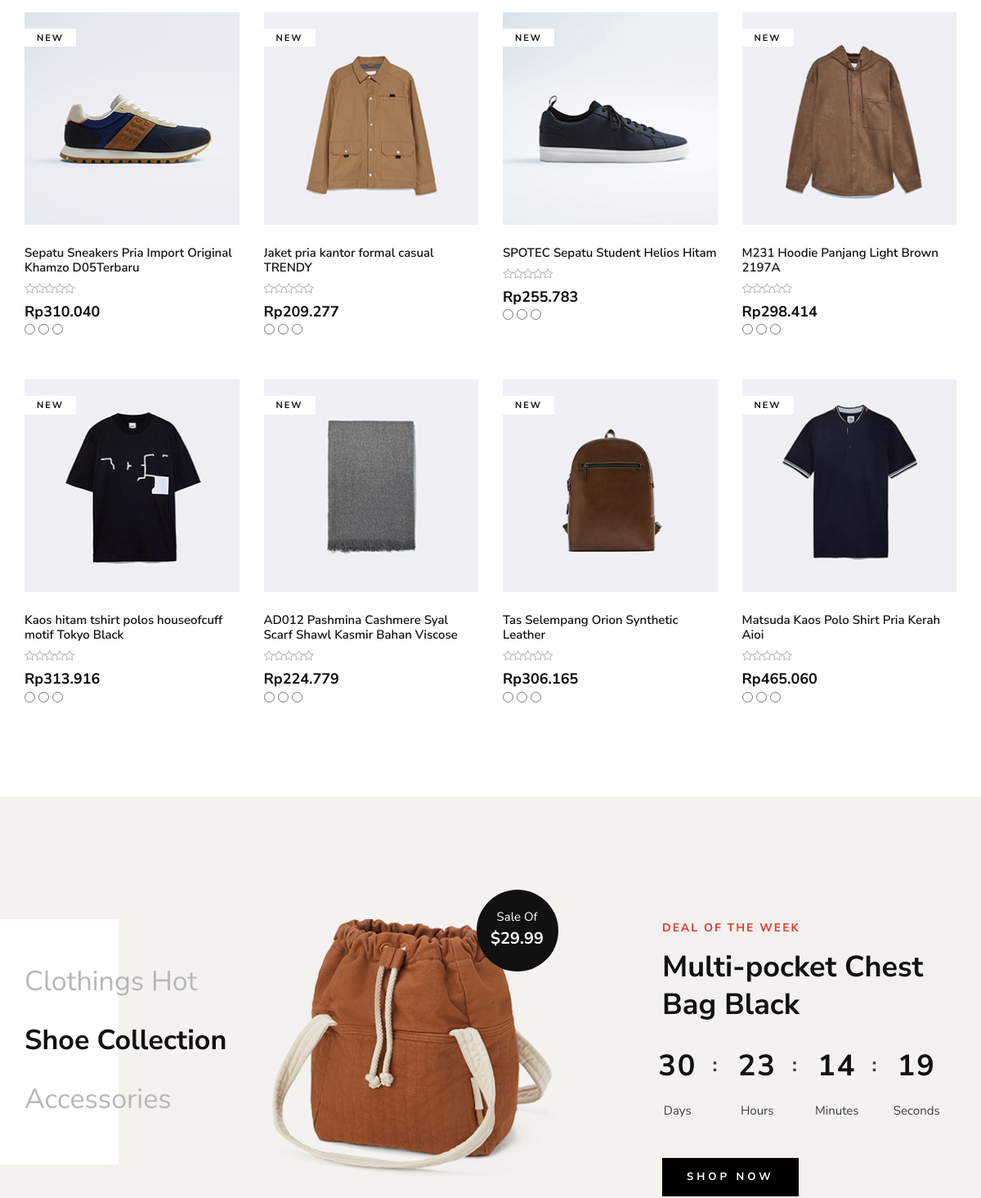
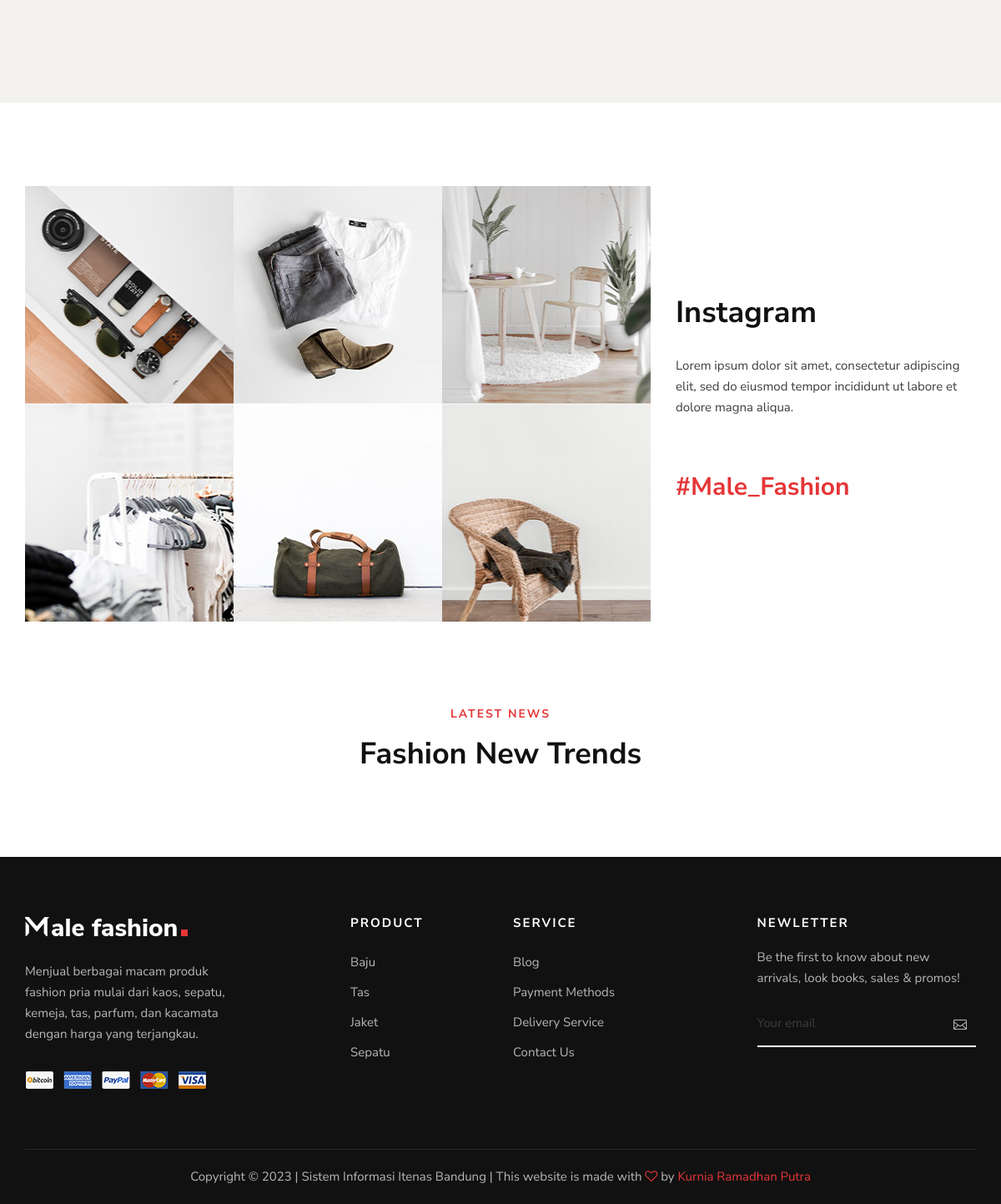
Before: / (lower part) with the older database file (2 pictures, top to bottom).
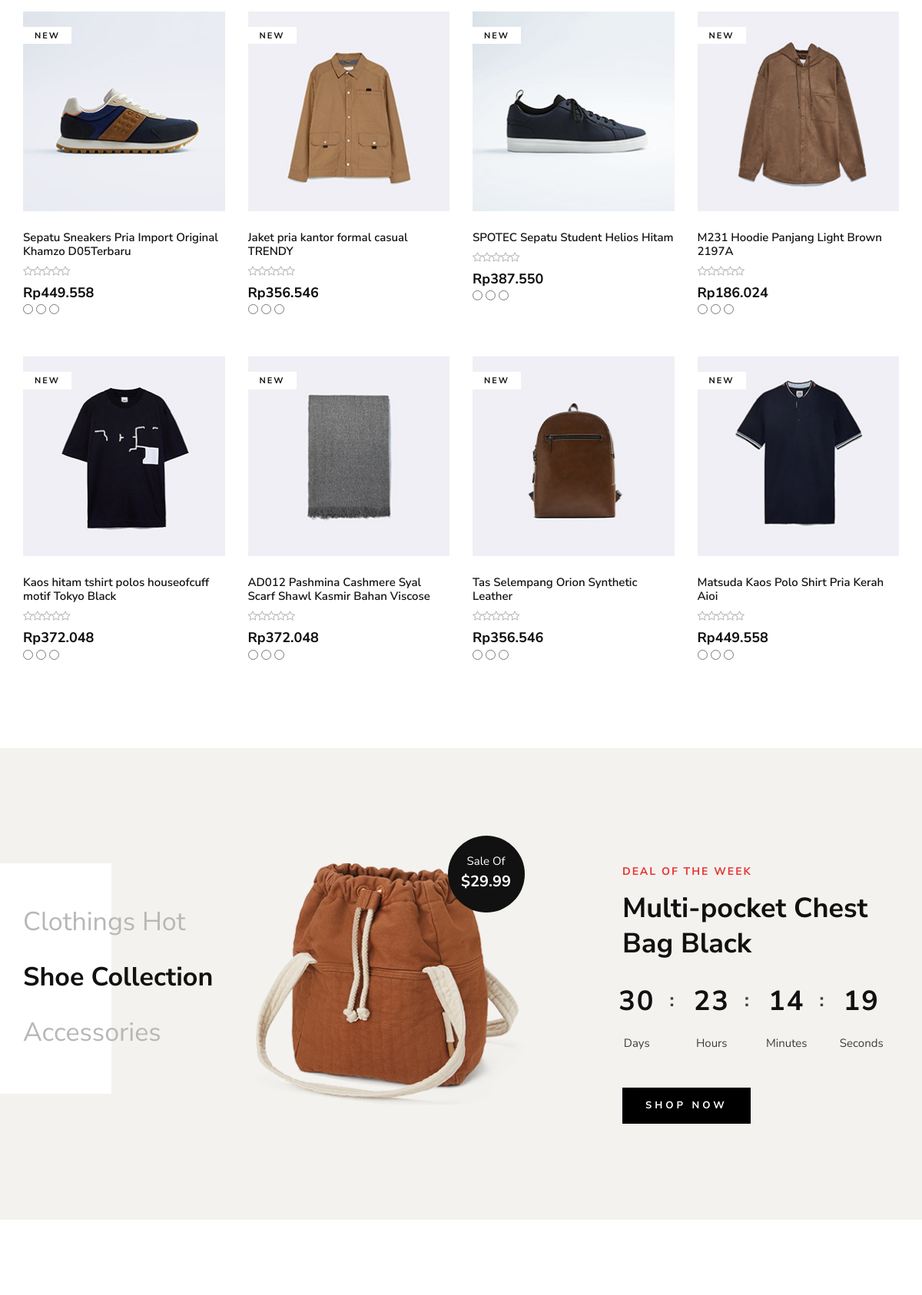
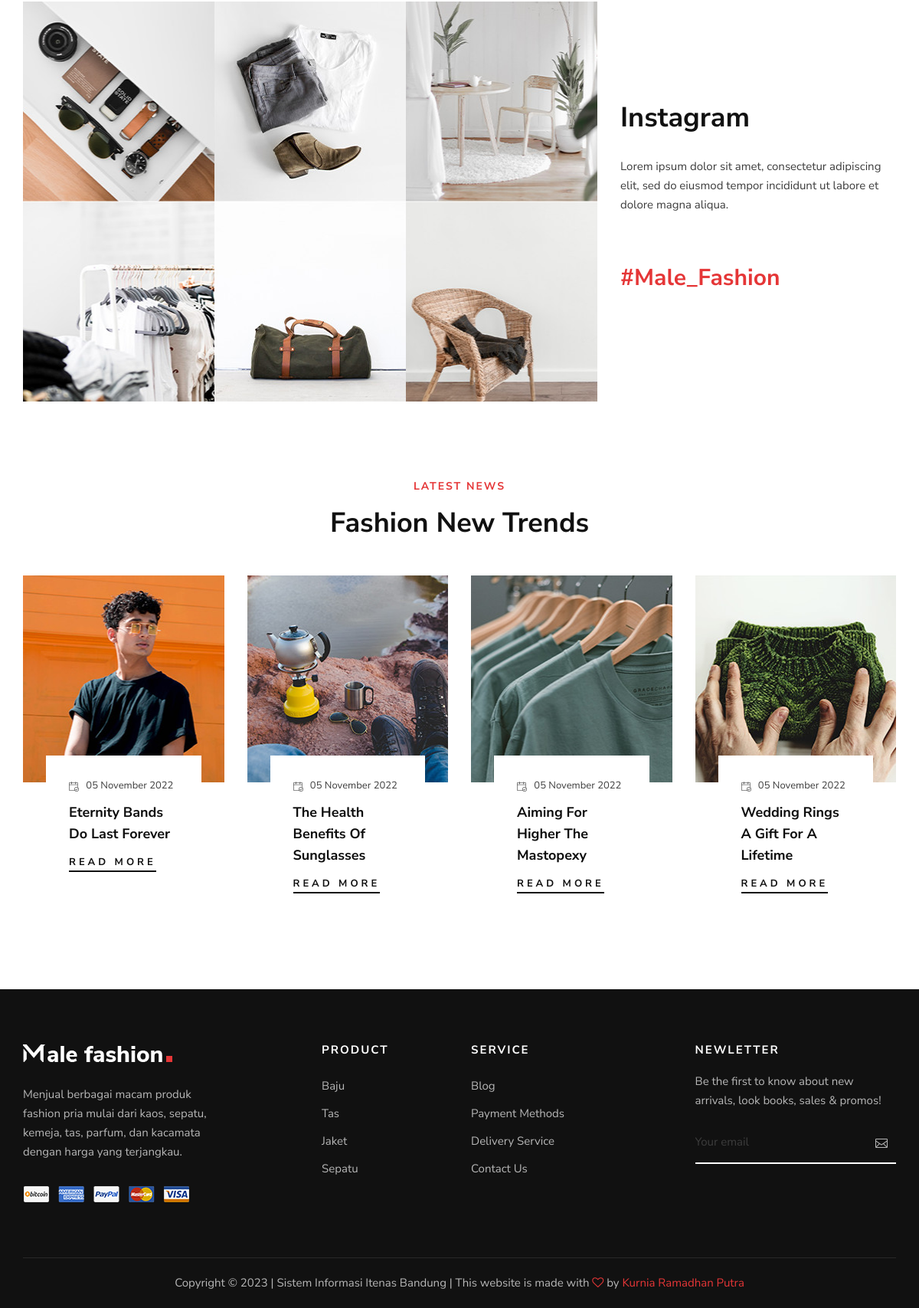
After: the same page with the newer database file (2 pictures, top to bottom).
### tables this page shows
CREATE TABLE `products` (
  `product_id` int(11) NOT NULL,
  `product_name` varchar(100) DEFAULT NULL,
  `product_brand` varchar(100) DEFAULT NULL,
  `product_category` varchar(100) DEFAULT NULL,
  `product_description` varchar(255) DEFAULT NULL,
  `product_criteria` varchar(50) DEFAULT NULL,
  `product_image1` varchar(100) DEFAULT NULL,
  `product_image2` varchar(100) DEFAULT NULL,
  `product_image3` varchar(100) DEFAULT NULL,
  `product_image4` varchar(100) DEFAULT NULL,
  `product_price` decimal(10,2) DEFAULT NULL,
  `special_offer` decimal(10,2) DEFAULT NULL,
  `product_color` varchar(50) DEFAULT NULL
);

CREATE TABLE `blogs` (
  `blog_id` int(11) NOT NULL,
  `blog_title` varchar(100) DEFAULT NULL,
  `blog_description` text DEFAULT NULL,
  `blog_quotes` text DEFAULT NULL,
  `blog_quotes_writer` varchar(100) DEFAULT NULL,
  `blog_image` varchar(100) DEFAULT NULL,
  `blog_image2` varchar(100) DEFAULT NULL,
  `blog_tags` varchar(255) DEFAULT NULL,
  `blog_date` date DEFAULT current_timestamp(),
  `admin_id` int(11) NOT NULL
);

### server/controller_favourite_product.php (called while the page is built)
<?php
include('connection.php');
$query_fav_product = "SELECT * FROM products WHERE product_criteria = 'favourite' LIMIT 8";
$stmt_fav_product = $conn->prepare($query_fav_product);
$stmt_fav_product->execute();
$fav_products = $stmt_fav_product->get_result();

### server/controller_blog.php (called while the page is built)
<?php
include('connection.php');
$query_blog = "SELECT * FROM blogs ORDER BY blog_date DESC LIMIT 4";
$stmt_limit_blog = $conn->prepare($query_blog);
$stmt_limit_blog->execute();
$limit_blogs = $stmt_limit_blog->get_result();

### index.php (the view, shortened to what the changed rows need)
<?php include('server/controller_favourite_product.php');
include('server/controller_blog.php');
include('layouts/header.php');
?>
<section class="product spad">
    <div class="container">
        <div class="row product__filter">
            <?php while ($row = $fav_products->fetch_assoc()) { ?>
                <div class="col-lg-3 col-md-6 col-sm-6 col-md-6 col-sm-6 mix new-arrivals">
                    <div class="product__item">
                        <div class="product__item__pic set-bg" data-setbg="img/product/<?php echo $row['product_image1']; ?>">
                            <span class="label">New</span>
                        </div>
                        <div class="product__item__text">
                            <h6><?php echo $row['product_name']; ?></h6>
                            <div class="rating">
                                <i class="fa fa-star-o"></i>
                                <i class="fa fa-star-o"></i>
                                <i class="fa fa-star-o"></i>
                                <i class="fa fa-star-o"></i>
                                <i class="fa fa-star-o"></i>
                            </div>
                            <h5><?php echo setRupiah(($row['product_price'] * $kurs_dollar)); ?></h5>
                            <div class="product_color_select">
                                <label for="pc-1">
                                    <input type="radio" id="pc-1">
                                </label>
                                <label class="active black" for="pc-2">
                                    <input type="radio" id="pc-2">
                                </label>
                                <label class="grey" for="pc-3">
                                    <input type="radio" id="pc-3">
                                </label>
                            </div>
                        </div>
                    </div>
                </div>
            <?php } ?>
        </div>
    </div>
</section>
<section class="categories spad">
    <div class="container">
        <div class="row">
            <div class="col-lg-3">
                <div class="categories__text">
                    <h2>Clothings Hot <br /> <span>Shoe Collection</span> <br /> Accessories</h2>
                </div>
            </div>
            <div class="col-lg-4 offset-lg-1">
                <div class="categories__deal__countdown">
                    <h2>Multi-pocket Chest Bag Black</h2>
                </div>
            </div>
        </div>
    </div>
</section>
<section class="instagram spad">
    <div class="container">
        <div class="row">
            <div class="col-lg-4">
                <div class="instagram__text">
                    <h2>Instagram</h2>
                </div>
            </div>
        </div>
    </div>
</section>
<section class="latest spad">
    <div class="container">
        <div class="row">
            <div class="col-lg-12">
                <div class="section-title">
                    <h2>Fashion New Trends</h2>
                </div>
            </div>
        </div>
        <div class="row">
            <?php while ($blog = $limit_blogs->fetch_assoc()) { ?>
                <div class="col-lg-3 col-md-6 col-sm-6">
                    <div class="blog__item">
                        <div class="blog__item__pic set-bg" data-setbg="<?php echo 'img/blog/' . $blog['blog_image']; ?>"></div>
                        <div class="blog__item__text">
                            <span><img src="img/icon/calendar.png" alt=""> <?php echo date('d F Y', strtotime($blog['blog_date'])); ?></span>
                            <h5><?php echo $blog['blog_title']; ?></h5>
                            <a href="<?php echo "blog-details.php?blog_id=" . $blog['blog_id']; ?>">Read More</a>
                        </div>
                    </div>
                </div>
            <?php } ?>
        </div>
    </div>
</section>
<?php
include('layouts/footer.php');
?>

Changed rows visible on the page:
changed products "Sepatu Sneakers Pria Import Original Khamzo D05Terbaru": setRupiah(($row['product_price']*$kurs_dollar)) "Rp310.040" → "Rp449.558"
changed products "Jaket pria kantor formal casual TRENDY": setRupiah(($row['product_price']*$kurs_dollar)) "Rp209.277" → "Rp356.546"
changed products "SPOTEC Sepatu Student Helios Hitam": setRupiah(($row['product_price']*$kurs_dollar)) "Rp255.783" → "Rp387.550"
changed products "M231 Hoodie Panjang Light Brown 2197A": setRupiah(($row['product_price']*$kurs_dollar)) "Rp298.414" → "Rp186.024"
changed products "Kaos hitam tshirt polos houseofcuff motif Tokyo Black": setRupiah(($row['product_price']*$kurs_dollar)) "Rp313.916" → "Rp372.048"
changed products "AD012 Pashmina Cashmere Syal Scarf Shawl Kasmir Bahan Viscose": setRupiah(($row['product_price']*$kurs_dollar)) "Rp224.779" → "Rp372.048"
changed products "Tas Selempang Orion Synthetic Leather": setRupiah(($row['product_price']*$kurs_dollar)) "Rp306.165" → "Rp356.546"
changed products "Matsuda Kaos Polo Shirt Pria Kerah Aioi": setRupiah(($row['product_price']*$kurs_dollar)) "Rp465.060" → "Rp449.558"
added blogs: shows a picture, blog_date "05 November 2022", blog_title "Eternity Bands Do Last Forever"
added blogs: shows a picture, blog_date "05 November 2022", blog_title "The Health Benefits Of Sunglasses"
added blogs: shows a picture, blog_date "05 November 2022", blog_title "Aiming For Higher The Mastopexy"
added blogs: shows a picture, blog_date "05 November 2022", blog_title "Wedding Rings A Gift For A Lifetime"
